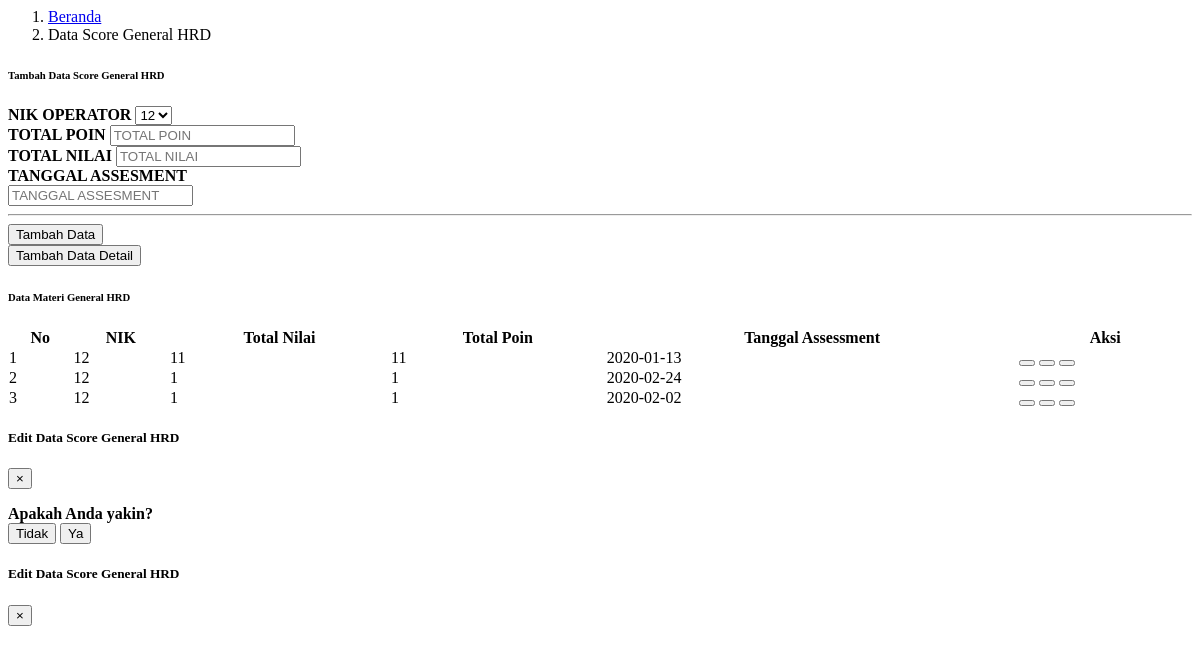
Page /module/admin/dataScore/dataScoreGeneralHrd.php on the earlier database version.
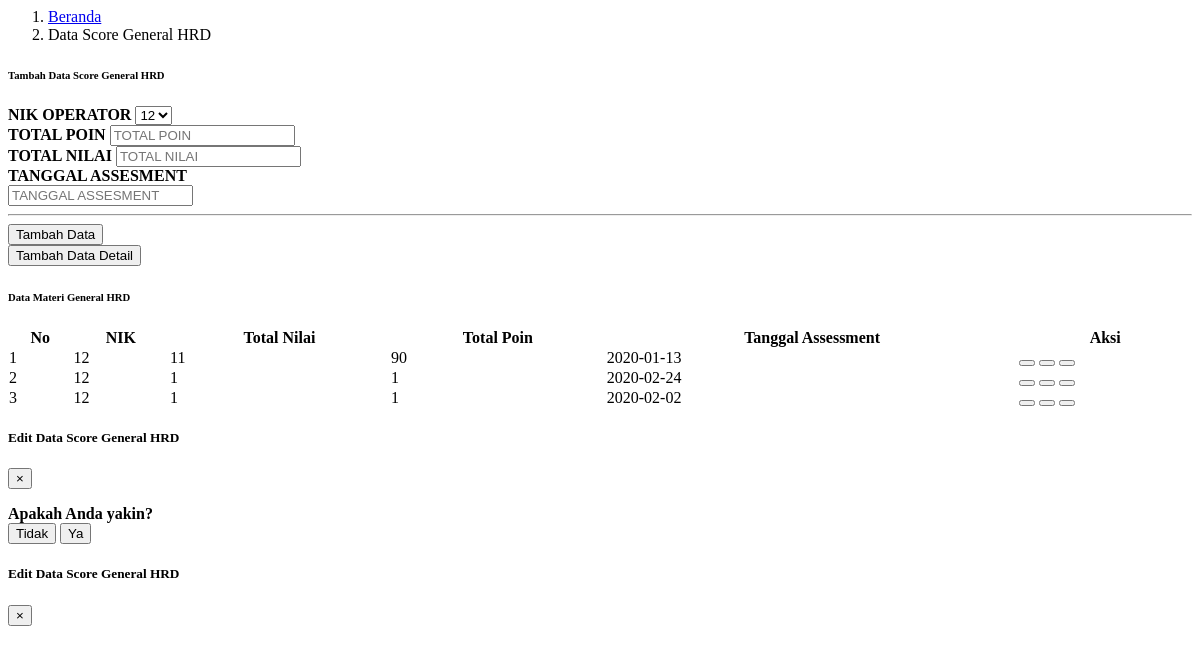
Same page on the later database version.
### tables this page shows
CREATE TABLE `tabel_score_generalhrd` (
  `id_score_generalHrd` int(11) NOT NULL,
  `id_operator` int(11) NOT NULL,
  `poin` int(20) NOT NULL,
  `nilai` int(15) NOT NULL,
  `tanggal_training` date NOT NULL
);

CREATE TABLE `tabel_operator` (
  `id_operator` int(30) NOT NULL,
  `id_user` int(11) NOT NULL,
  `id_jabatan` int(11) NOT NULL,
  `nama` varchar(50) NOT NULL,
  `nik` int(20) NOT NULL,
  `foto` text NOT NULL,
  `jenis_kelamin` enum('Laki-Laki','Perempuan') NOT NULL,
  `waktu_tambah` datetime NOT NULL,
  `waktu_edit` datetime NOT NULL
);

### module/admin/dataScore/dataScoreGeneralHrd.php (the view, shortened to what the changed rows need)
<?php
  include "../process/proses_adminDataScoreGeneralHrd.php";
?>
<body>
    <div class="container-fluid" id="dataScore">
        <div class="card shadow mb-4">
            <div class="card-body">
                <div class="table-responsive">
                    <table class="table table-bordered" id="dataTable" width="100%" cellspacing="0">
                        <thead>
                            <tr class="text-center">
                                <th>No</th>
                                <th>NIK</th>
                                <th>Total Nilai</th>
                                <th>Total Poin</th>
                                <th>Tanggal Assessment</th>
                                <th>Aksi</th>
                            </tr>
                        </thead>
                        <tbody>
                            <?php
                                $queryTampilData = "SELECT tsg.*, tp.id_operator, tp.nik FROM tabel_score_generalhrd tsg, tabel_operator tp WHERE tsg.id_operator = tp.id_operator;
                                    ";
                                $resultTampilData = mysqli_query($con, $queryTampilData);
                                $index = 1;
                                if(mysqli_num_rows($resultTampilData) > 0){
                                    while($rowTampilData = mysqli_fetch_assoc($resultTampilData)){
                            ?>
                            <tr class="text-center" id-score-generalhrd="<?php echo $rowTampilData["id_score_generalhrd"] ?>">
                                <td ><?php echo $index; ?></td>
                                <td class="kategoriMateri"><?php echo $rowTampilData["nik"]; ?></td>
                                <td class="judulMateri"><?php echo $rowTampilData["poin"]; ?></td>
                                <td class="fileMateri"><?php echo $rowTampilData["nilai"]; ?></td>
                                <td class="fileMateri"><?php echo $rowTampilData["tanggal_training"]; ?></td>
                                <td>
                                    <button type="button" class="btn btn-warning info-dataScoreGeneralHrd-admin mb-2 mb-sm-0" data-toggle="modal" data-target="#infoDataScoreGeneralHrdModal" id_scoreGeneralHrdInfo="<?php echo $rowTampilData["id_score_generalHrd"];?>">
                                    </button>
                                    <button type="button" class="btn btn-primary edit-dataScoreGeneralHrd-admin mb-2 mb-sm-0" data-toggle="modal" data-target="#editDataScoreGeneralHrdModal" id_scoreGeneralHrdEdit="<?php echo $rowTampilData["id_score_generalHrd"];?>">
                                    </button>
                                    <button type="button" class="btn btn-danger hapus-dataScoreGeneralHrd-admin mb-2 mb-sm-0" data-toggle="modal" data-target="#hapusDataScoreGeneralHrdModall" id_score_generalHrd="<?php echo $rowTampilData["id_score_generalHrd"];?>">
                                    </button>
                                </td>
                            </tr>
                            <?php
                                $index++;
                                }
                            ?>
                            <?php
                                }
                                else
                                {
                            ?>
                            <?php
                                }
                            ?>
                        </tbody>
                    </table>
                </div>
            </div>
        </div>
    </div>
</body>

Differences in the rows shown:
changed tabel_score_generalhrd (number 1 of 3 on the later page): nilai "11" → "90"
